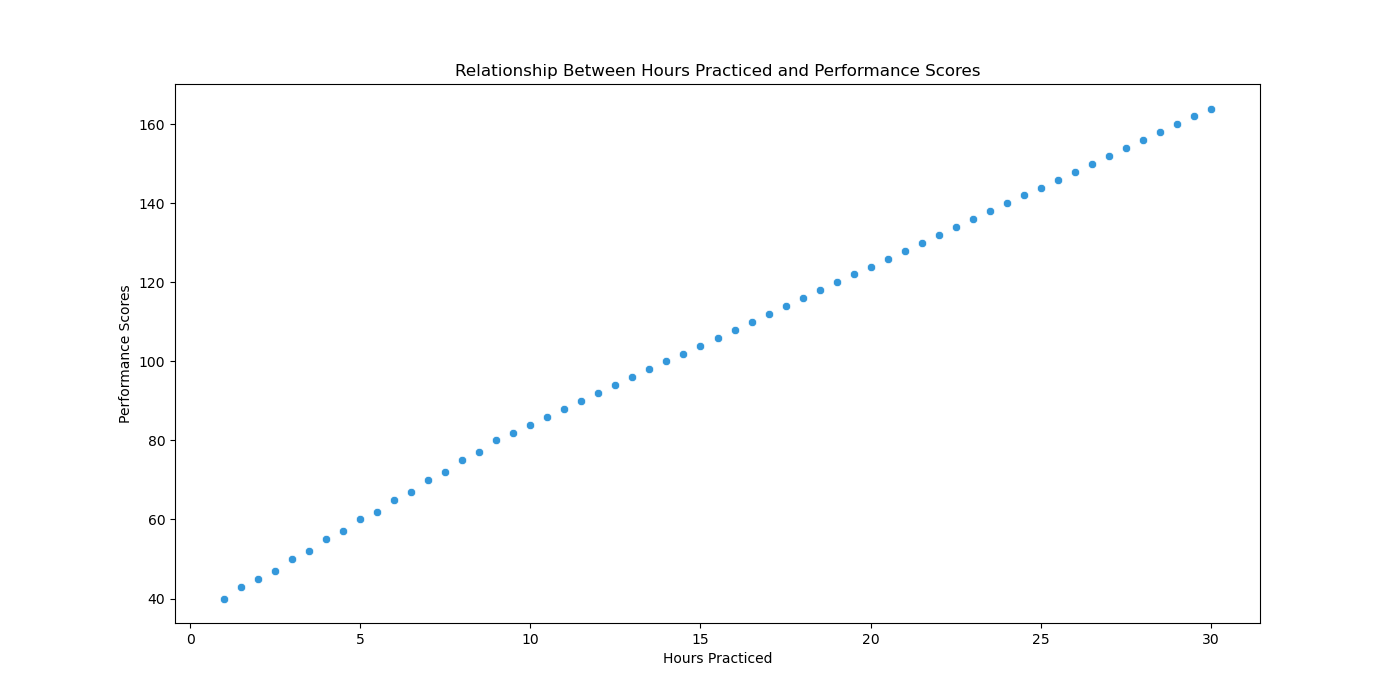

Generate this figure with Python:

import seaborn as sns
import pandas as pd
import matplotlib.pyplot as plt

data = {
    'PlayerID': range(1, 60),
    'HoursPracticed': [1.0, 1.5, 2.0, 2.5, 3.0, 3.5, 4.0, 4.5, 5.0, 5.5, 6.0, 6.5, 7.0, 7.5, 8.0, 8.5, 9.0, 9.5, 10.0, 10.5, 11.0, 11.5, 12.0, 12.5, 13.0, 13.5, 14.0, 14.5, 15.0, 15.5, 16.0, 16.5, 17.0, 17.5, 18.0, 18.5, 19.0, 19.5, 20.0, 20.5, 21.0, 21.5, 22.0, 22.5, 23.0, 23.5, 24.0, 24.5, 25.0, 25.5, 26.0, 26.5, 27.0, 27.5, 28.0, 28.5, 29.0, 29.5, 30.0],
    'PerformanceScore': [40, 43, 45, 47, 50, 52, 55, 57, 60, 62, 65, 67, 70, 72, 75, 77, 80, 82, 84, 86, 88, 90, 92, 94, 96, 98, 100, 102, 104, 106, 108, 110, 112, 114, 116, 118, 120, 122, 124, 126, 128, 130, 132, 134, 136, 138, 140, 142, 144, 146, 148, 150, 152, 154, 156, 158, 160, 162, 164]
}

df = pd.DataFrame(data)

plt.figure(figsize=(14, 7))

sns.scatterplot(x='HoursPracticed', y='PerformanceScore', data=df, color='#3498db')

plt.title('Relationship Between Hours Practiced and Performance Scores')
plt.xlabel('Hours Practiced')
plt.ylabel('Performance Scores')

plt.show()
